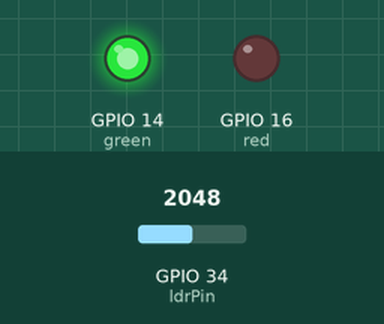
Recording of a sketch running on a simulated ESP32. On the bench: output pins drawn as LEDs (lit = HIGH). The inputs (shaded band) are chosen by the test bench; at power-on: GPIO 34 (ldrPin) = 2048. WiFi joins after 1.5 s; servers stay silent unless stated; uploads are accepted with an empty reply; what the sketch prints to the serial monitor is not drawn.

Above: at 3.2 s.
3.3 s: GPIO 34 (ldrPin) set to 110
13.4 s: GPIO 34 (ldrPin) set to 95
At 23.1 s:
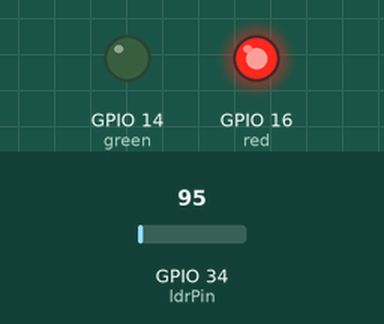
23.9 s: GPIO 34 (ldrPin) set to 491
At 33.4 s:
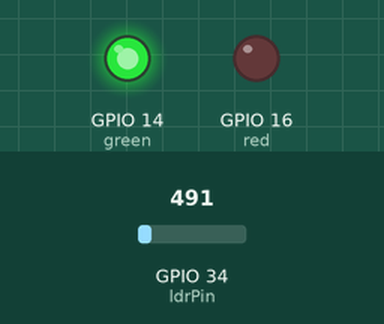
34.1 s: GPIO 34 (ldrPin) set to 60
At 43.6 s:
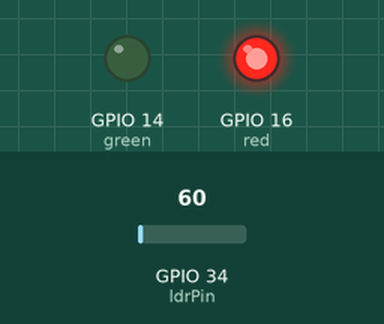
Timing chart, 0 to 45.1 s (numbered marks = the images above; inputs shaded):
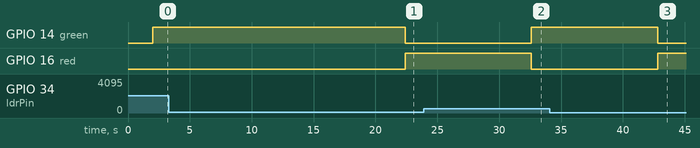

The sketch:

lightsys_jun7a.ino
```cpp
#include <WiFi.h>
#include <HTTPClient.h>

// Replace with your own network credentials
const char* ssid = "Dimpho";
const char* password = "zoey1104";

const char* serverEndpoint =
"http://172.20.10.9:5000/data1"
;

const int ldrPin = 34;
int green = 14;
int red = 16;


const int User_Id = 221015566;

void setup() {
  pinMode(red, OUTPUT);
  pinMode(green, OUTPUT);

  Serial.begin(115200);

  WiFi.begin(ssid, password);
  Serial.print("Connecting to WiFi..");
  while (WiFi.status() != WL_CONNECTED) {
    delay(1000);
    Serial.print(".");
  }
  Serial.println("Connected to WiFi");
}

void loop() {


  if (WiFi.status() == WL_CONNECTED) {
    HTTPClient httpClient;

    int rawValue = analogRead(ldrPin);


    //float lightIntensity = pow((ldrResistance / 1000.0), -1.4);
    float lux = map(rawValue, 0, 1023, 0, 1000); //adjust conversion factor as needed

    Serial.print("Light Intensity: ");
    Serial.print(lux);
    Serial.println("lux");

    // qualitatively determined thresholds
  if (lux < 100) {
    Serial.println(" => Dark");
    digitalWrite(red, HIGH); // switch on red LED
    digitalWrite(green, LOW); //switch off green LED


  } else {
    Serial.println(" => Light");
    digitalWrite(green, HIGH); // switch on red LED
    digitalWrite(red, LOW); //switch off red LED
  }


    String jsonData = "{\"User_Id\": " + String(User_Id) + ", \"light_intensity\": " + String(lux) + "}";

    httpClient.begin(serverEndpoint);
    httpClient.addHeader("Content-Type", "application/json");
    Serial.println(jsonData);
    int responseCode = httpClient.POST(jsonData);

    if (responseCode > 0) {
      String serverResponse = httpClient.getString();
      Serial.println(responseCode);
      Serial.println(serverResponse);

    } else {
      Serial.print("Error on sending POST: ");
      Serial.println(responseCode);
    }

    httpClient.end();
  } else {
    Serial.println("WiFi Disconnected");
  }

  delay(10000);
}
```

Measured:
- the behaviour switches between 103 and 102 on GPIO 34 (ldrPin) (found by bisection; images 0 and 1)
- after the input at 3.3 s, every drawn part: stays the same
- after the input at 13.4 s, GPIO 14 (green): HIGH → LOW after 9.0 s; GPIO 16 (red): LOW → HIGH after 9.0 s
- after the input at 23.9 s, GPIO 14 (green): LOW → HIGH after 8.7 s; GPIO 16 (red): HIGH → LOW after 8.7 s
- after the input at 34.1 s, GPIO 14 (green): HIGH → LOW after 8.7 s; GPIO 16 (red): LOW → HIGH after 8.7 s
